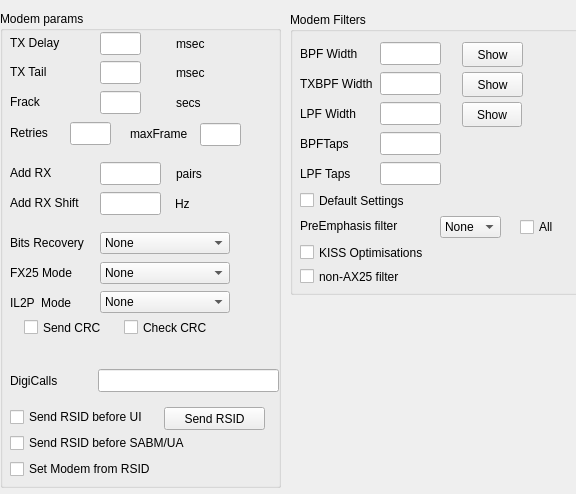
     <widget class="QWidget" name="scrollAreaWidgetContents">
      <property name="geometry">
       <rect>
        <x>0</x>
        <y>0</y>
        <width>576</width>
        <height>494</height>
       </rect>
      </property>
      <widget class="QGroupBox" name="groupBox">
       <property name="geometry">
        <rect>
         <x>0</x>
         <y>11</y>
         <width>281</width>
         <height>477</height>
        </rect>
       </property>
       <property name="title">
        <string>Modem params</string>
       </property>
       <widget class="QLineEdit" name="RXShiftA">
        <property name="geometry">
         <rect>
          <x>100</x>
          <y>181</y>
          <width>61</width>
          <height>23</height>
         </rect>
        </property>
       </widget>
       <widget class="QLineEdit" name="TXDelayA">
        <property name="geometry">
         <rect>
          <x>100</x>
          <y>21</y>
          <width>41</width>
          <height>23</height>
         </rect>
        </property>
       </widget>
       <widget class="QLineEdit" name="TXTailA">
        <property name="geometry">
         <rect>
          <x>100</x>
          <y>50</y>
          <width>41</width>
          <height>23</height>
         </rect>
        </property>
       </widget>
       <widget class="QLineEdit" name="AddRXA">
        <property name="geometry">
         <rect>
          <x>100</x>
          <y>151</y>
          <width>61</width>
          <height>23</height>
         </rect>
        </property>
       </widget>
       <widget class="QComboBox" name="recoverBitA">
        <property name="geometry">
         <rect>
          <x>100</x>
          <y>221</y>
          <width>130</width>
          <height>22</height>
         </rect>
        </property>
        <item>
         <property name="text">
          <string>None</string>
         </property>
        </item>
        <item>
         <property name="text">
          <string>Single</string>
         </property>
        </item>
       </widget>
       <widget class="QLabel" name="label_8">
        <property name="geometry">
         <rect>
          <x>10</x>
          <y>20</y>
          <width>71</width>
          <height>23</height>
         </rect>
        </property>
        <property name="text">
         <string>TX Delay</string>
        </property>
       </widget>
       <widget class="QLabel" name="label_9">
        <property name="geometry">
         <rect>
          <x>10</x>
          <y>49</y>
          <width>71</width>
          <height>23</height>
         </rect>
        </property>
        <property name="text">
         <string>TX Tail</string>
        </property>
       </widget>
       <widget class="QLabel" name="label_10">
        <property name="geometry">
         <rect>
          <x>10</x>
          <y>150</y>
          <width>71</width>
          <height>23</height>
         </rect>
        </property>
        <property name="text">
         <string>Add RX</string>
        </property>
       </widget>
       <widget class="QLabel" name="label_11">
        <property name="geometry">
         <rect>
          <x>10</x>
          <y>180</y>
          <width>71</width>
          <height>23</height>
         </rect>
        </property>
        <property name="text">
         <string>Add RX Shift</string>
        </property>
       </widget>
       <widget class="QLabel" name="label_12">
        <property name="geometry">
         <rect>
          <x>10</x>
          <y>220</y>
          <width>91</width>
          <height>23</height>
         </rect>
        </property>
        <property name="text">
         <string>Bits Recovery</string>
        </property>
       </widget>
       <widget class="QLabel" name="label_13">
        <property name="geometry">
         <rect>
          <x>176</x>
          <y>21</y>
          <width>71</width>
          <height>23</height>
         </rect>
        </property>
        <property name="text">
         <string>msec</string>
        </property>
       </widget>
       <widget class="QLabel" name="label_14">
        <property name="geometry">
         <rect>
          <x>176</x>
          <y>50</y>
          <width>71</width>
          <height>23</height>
         </rect>
        </property>
        <property name="text">
         <string>msec</string>
        </property>
       </widget>
       <widget class="QLabel" name="label_15">
        <property name="geometry">
         <rect>
          <x>176</x>
          <y>151</y>
          <width>71</width>
          <height>23</height>
         </rect>
        </property>
        <property name="text">
         <string>pairs</string>
        </property>
       </widget>
       <widget class="QLabel" name="label_16">
        <property name="geometry">
         <rect>
          <x>175</x>
          <y>181</y>
          <width>71</width>
          <height>23</height>
         </rect>
        </property>
        <property name="text">
         <string>Hz</string>
        </property>
       </widget>
       <widget class="QComboBox" name="fx25ModeA">
        <property name="geometry">
         <rect>
          <x>100</x>
          <y>251</y>
          <width>130</width>
          <height>22</height>
         </rect>
        </property>
        <item>
         <property name="text">
          <string>None</string>
         </property>
        </item>
        <item>
         <property name="text">
          <string>RX Only</string>
         </property>
        </item>
        <item>
         <property name="text">
          <string>RX+TX</string>
         </property>
        </item>
       </widget>
       <widget class="QLabel" name="label_17">
        <property name="geometry">
         <rect>
          <x>10</x>
          <y>250</y>
          <width>86</width>
          <height>23</height>
         </rect>
        </property>
        <property name="text">
         <string>FX25 Mode</string>
        </property>
       </widget>
       <widget class="QLabel" name="label_69">
        <property name="geometry">
         <rect>
          <x>10</x>
          <y>79</y>
          <width>71</width>
          <height>23</height>
         </rect>
        </property>
        <property name="text">
         <string>Frack</string>
        </property>
       </widget>
       <widget class="QLabel" name="label_70">
        <property name="geometry">
         <rect>
          <x>176</x>
          <y>80</y>
          <width>71</width>
          <height>23</height>
         </rect>
        </property>
        <property name="text">
         <string>secs</string>
        </property>
       </widget>
       <widget class="QLineEdit" name="FrackA">
        <property name="geometry">
         <rect>
          <x>100</x>
          <y>80</y>
          <width>41</width>
          <height>23</height>
         </rect>
        </property>
       </widget>
       <widget class="QCheckBox" name="RSIDUI_A">
        <property name="geometry">
         <rect>
          <x>10</x>
          <y>396</y>
          <width>171</width>
          <height>20</height>
         </rect>
        </property>
        <property name="text">
         <string>Send RSID before UI</string>
        </property>
       </widget>
       <widget class="QCheckBox" name="RSIDSABM_A">
        <property name="geometry">
         <rect>
          <x>10</x>
          <y>422</y>
          <width>251</width>
          <height>20</height>
         </rect>
        </property>
        <property name="text">
         <string>Send RSID before SABM/UA</string>
        </property>
       </widget>
       <widget class="QCheckBox" name="RSID_1_SETMODEM">
        <property name="geometry">
         <rect>
          <x>10</x>
          <y>448</y>
          <width>171</width>
          <height>20</height>
         </rect>
        </property>
        <property name="text">
         <string>Set Modem from RSID</string>
        </property>
       </widget>
       <widget class="QPushButton" name="SendRSID_1">
        <property name="geometry">
         <rect>
          <x>164</x>
          <y>396</y>
          <width>101</width>
          <height>23</height>
         </rect>
        </property>
        <property name="text">
         <string>Send RSID</string>
        </property>
       </widget>
       <widget class="QLineEdit" name="DigiCallsA">
        <property name="geometry">
         <rect>
          <x>98</x>
          <y>358</y>
          <width>181</width>
          <height>23</height>
         </rect>
        </property>
       </widget>
       <widget class="QLabel" name="label_67">
        <property name="geometry">
         <rect>
          <x>10</x>
          <y>358</y>
          <width>71</width>
          <height>23</height>
         </rect>
        </property>
        <property name="text">
         <string>DigiCalls</string>
        </property>
       </widget>
       <widget class="QLabel" name="label_83">
        <property name="geometry">
         <rect>
          <x>10</x>
          <y>280</y>
          <width>86</width>
          <height>23</height>
         </rect>
        </property>
        <property name="text">
         <string>IL2P  Mode</string>
        </property>
       </widget>
       <widget class="QComboBox" name="IL2PModeA">
        <property name="geometry">
         <rect>
          <x>100</x>
          <y>280</y>
          <width>130</width>
          <height>22</height>
         </rect>
        </property>
        <item>
         <property name="text">
          <string>None</string>
         </property>
        </item>
        <item>
         <property name="text">
          <string>RX Only</string>
         </property>
        </item>
        <item>
         <property name="text">
          <string>RX+TX</string>
         </property>
        </item>
        <item>
         <property name="text">
          <string>il2p Only</string>
         </property>
        </item>
       </widget>
       <widget class="QLabel" name="label_87">
        <property name="geometry">
         <rect>
          <x>130</x>
          <y>111</y>
          <width>71</width>
          <height>23</height>
         </rect>
        </property>
        <property name="text">
         <string>maxFrame</string>
        </property>
       </widget>
       <widget class="QLineEdit" name="MaxFrameA">
        <property name="geometry">
         <rect>
          <x>200</x>
          <y>112</y>
          <width>41</width>
          <height>23</height>
         </rect>
        </property>
       </widget>
       <widget class="QLineEdit" name="RetriesA">
        <property name="geometry">
         <rect>
          <x>70</x>
          <y>111</y>
          <width>41</width>
          <height>23</height>
         </rect>
        </property>
       </widget>
       <widget class="QLabel" name="label_71">
        <property name="geometry">
         <rect>
          <x>10</x>
          <y>110</y>
          <width>71</width>
          <height>23</height>
         </rect>
        </property>
        <property name="text">
         <string>Retries</string>
        </property>
       </widget>
       <widget class="QCheckBox" name="CRCTX_A">
        <property name="geometry">
         <rect>
          <x>24</x>
          <y>308</y>
          <width>93</width>
          <height>17</height>
         </rect>
        </property>
        <property name="text">
         <string>Send CRC</string>
        </property>
       </widget>
       <widget class="QCheckBox" name="CRCRX_A">
        <property name="geometry">
         <rect>
          <x>124</x>
          <y>308</y>
          <width>115</width>
          <height>17</height>
         </rect>
        </property>
        <property name="text">
         <string>Check CRC</string>
        </property>
       </widget>
      </widget>
      <widget class="QGroupBox" name="filtersA">
       <property name="geometry">
        <rect>
         <x>290</x>
         <y>12</y>
         <width>297</width>
         <height>283</height>
        </rect>
       </property>
       <property name="title">
        <string>Modem Filters</string>
       </property>
       <widget class="QPushButton" name="showBPF_A">
        <property name="geometry">
         <rect>
          <x>172</x>
          <y>30</y>
          <width>61</width>
          <height>25</height>
         </rect>
        </property>
        <property name="text">
         <string>Show</string>
        </property>
       </widget>
       <widget class="QPushButton" name="showTXBPF_A">
        <property name="geometry">
         <rect>
          <x>172</x>
          <y>60</y>
          <width>61</width>
          <height>25</height>
         </rect>
        </property>
        <property name="text">
         <string>Show</string>
        </property>
       </widget>
       <widget class="QPushButton" name="showLPF_A">
        <property name="geometry">
         <rect>
          <x>172</x>
          <y>90</y>
          <width>60</width>
          <height>25</height>
         </rect>
        </property>
        <property name="text">
         <string>Show</string>
        </property>
       </widget>
       <widget class="QLineEdit" name="BPFWidthA">
        <property name="geometry">
         <rect>
          <x>90</x>
          <y>30</y>
          <width>61</width>
          <height>23</height>
         </rect>
        </property>
       </widget>
       <widget class="QLabel" name="label">
        <property name="geometry">
         <rect>
          <x>10</x>
          <y>30</y>
          <width>71</width>
          <height>23</height>
         </rect>
        </property>
        <property name="text">
         <string>BPF Width</string>
        </property>
       </widget>
       <widget class="QLabel" name="label_2">
        <property name="geometry">
         <rect>
          <x>10</x>
          <y>60</y>
          <width>81</width>
          <height>23</height>
         </rect>
        </property>
        <property name="text">
         <string>TXBPF Width</string>
        </property>
       </widget>
       <widget class="QLineEdit" name="TXBPFWidthA">
        <property name="geometry">
         <rect>
          <x>90</x>
          <y>60</y>
          <width>61</width>
          <height>23</height>
         </rect>
        </property>
       </widget>
       <widget class="QLabel" name="label_3">
        <property name="geometry">
         <rect>
          <x>10</x>
          <y>90</y>
          <width>71</width>
          <height>23</height>
         </rect>
        </property>
        <property name="text">
         <string>LPF Width</string>
        </property>
       </widget>
       <widget class="QLineEdit" name="LPFWidthA">
        <property name="geometry">
         <rect>
          <x>90</x>
          <y>90</y>
          <width>61</width>
          <height>23</height>
         </rect>
        </property>
       </widget>
       <widget class="QLineEdit" name="BPFTapsA">
        <property name="geometry">
         <rect>
          <x>90</x>
          <y>120</y>
          <width>61</width>
          <height>23</height>
         </rect>
        </property>
       </widget>
       <widget class="QLineEdit" name="LPFTapsA">
        <property name="geometry">
         <rect>
          <x>90</x>
          <y>150</y>
          <width>61</width>
          <height>23</height>
         </rect>
        </property>
       </widget>
       <widget class="QComboBox" name="preEmphA">
        <property name="geometry">
         <rect>
          <x>150</x>
          <y>204</y>
          <width>61</width>
          <height>22</height>
         </rect>
        </property>
        <item>
         <property name="text">
          <string>None</string>
         </property>
        </item>
        <item>
         <property name="text">
          <string>6 dB</string>
         </property>
        </item>
        <item>
         <property name="text">
          <string>12 dB</string>
         </property>
        </item>
       </widget>
       <widget class="QCheckBox" name="DefaultA">
        <property name="geometry">
         <rect>
          <x>10</x>
          <y>180</y>
          <width>161</width>
          <height>17</height>
         </rect>
        </property>
        <property name="text">
         <string>Default Settings</string>
        </property>
       </widget>
       <widget class="QCheckBox" name="KISSOptA">
        <property name="geometry">
         <rect>
          <x>10</x>
          <y>232</y>
          <width>166</width>
          <height>17</height>
         </rect>
        </property>
        <property name="text">
         <string>KISS Optimisations</string>
        </property>
       </widget>
       <widget class="QCheckBox" name="nonAX25A">
        <property name="geometry">
         <rect>
          <x>10</x>
          <y>256</y>
          <width>176</width>
          <height>17</height>
         </rect>
        </property>
        <property name="text">
         <string>non-AX25 filter</string>
        </property>
       </widget>
       <widget class="QLabel" name="label_4">
        <property name="geometry">
         <rect>
          <x>10</x>
          <y>120</y>
          <width>71</width>
          <height>23</height>
         </rect>
        </property>
        <property name="text">
         <string>BPFTaps</string>
        </property>
       </widget>
       <widget class="QLabel" name="label_5">
        <property name="geometry">
         <rect>
          <x>10</x>
          <y>150</y>
          <width>71</width>
          <height>23</height>
         </rect>
        </property>
        <property name="text">
         <string>LPF Taps</string>
        </property>
       </widget>
       <widget class="QLabel" name="label_6">
        <property name="geometry">
         <rect>
          <x>10</x>
          <y>203</y>
          <width>141</width>
          <height>22</height>
         </rect>
        </property>
        <property name="text">
         <string>PreEmphasis filter</string>
        </property>
       </widget>
       <widget class="QCheckBox" name="preEmphAllA">
        <property name="geometry">
         <rect>
          <x>230</x>
          <y>207</y>
          <width>51</width>
          <height>16</height>
         </rect>
        </property>
        <property name="text">
         <string>All</string>
        </property>
       </widget>
      </widget>
     </widget>
